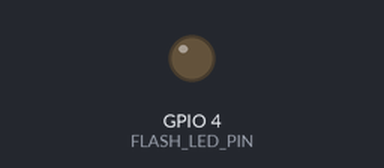
The sketch below on a simulated ESP32. Shown: output pins drawn as LEDs (lit = HIGH). WiFi joins after 1.5 s; servers stay silent unless stated; the camera gives no picture; what the sketch prints to the serial monitor is not drawn.

Above: at 5.2 s.
Timing chart, 0 to 6.7 s (numbered marks = the images above):
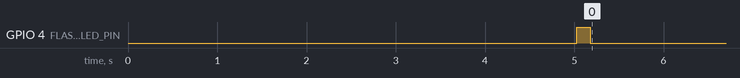

The sketch:

Drowsiness_Detection_CAM.ino
```cpp
/*
 * =====================================================================================
 * Project: IoT-Enabled Advanced Driver Assistance System (ADAS)
 * Module:  Drowsiness Detection Module Firmware
 * Target:  AI-Thinker ESP32-CAM (OV2640)
 * Authors: Abhi Shah, Sahilali Dholkawala, Sanghani Karan
 * Institute: Dharmsinh Desai University (DDU)
 *
 * Description:
 *   Lightweight vision-based driver drowsiness detection running locally on an
 *   ESP32-CAM without heavy AI/ML libraries. Employs a 20-zone (5x4) spatial grid
 *   frame-difference motion detection algorithm on 160x120 (QQVGA) frames. Detects
 *   driver stillness/micro-sleep (> 3.0s cessation of movement) and triggers
 *   cloud alerts with image telemetry to Telegram over HTTPS.
 * =====================================================================================
 */

#include "esp_camera.h"
#include <WiFi.h>
#include <WiFiClientSecure.h>

// =====================================================================================
// AI-THINKER ESP32-CAM PINOUT DEFINITIONS
// =====================================================================================
#define PWDN_GPIO_NUM     32
#define RESET_GPIO_NUM    -1
#define XCLK_GPIO_NUM      0
#define SIOD_GPIO_NUM     26
#define SIOC_GPIO_NUM     27

#define Y9_GPIO_NUM       35
#define Y8_GPIO_NUM       34
#define Y7_GPIO_NUM       39
#define Y6_GPIO_NUM       36
#define Y5_GPIO_NUM       21
#define Y4_GPIO_NUM       19
#define Y3_GPIO_NUM       18
#define Y2_GPIO_NUM        5
#define VSYNC_GPIO_NUM    25
#define HREF_GPIO_NUM     23
#define PCLK_GPIO_NUM     22

#define FLASH_LED_PIN      4   // Onboard high-brightness flash LED

// =====================================================================================
// NETWORK & TELEGRAM BOT CONFIGURATION
// =====================================================================================
const char* WIFI_SSID     = "YOUR_WIFI_SSID";
const char* WIFI_PASSWORD = "YOUR_WIFI_PASSWORD";

#define BOT_TOKEN "YOUR_TELEGRAM_BOT_TOKEN"
#define CHAT_ID   "YOUR_AUTHORIZED_CHAT_ID"

// =====================================================================================
// ALGORITHM HYPERPARAMETERS (20-ZONE FRAME-DIFFERENCE MOTION)
// =====================================================================================
#define FRAME_WIDTH       160
#define FRAME_HEIGHT      120
#define GRID_COLS         5
#define GRID_ROWS         4
#define TOTAL_ZONES       (GRID_COLS * GRID_ROWS) // 20 Spatial Zones

#define ZONE_WIDTH        (FRAME_WIDTH / GRID_COLS)   // 32 px
#define ZONE_HEIGHT       (FRAME_HEIGHT / GRID_ROWS)  // 30 px

const uint8_t MOVEMENT_THRESHOLD = 15;    // Minimum brightness delta to qualify as motion
const uint8_t MIN_ACTIVE_ZONES   = 3;     // Minimum active zones required to reject lighting noise
const unsigned long DROWSY_TIMEOUT_MS = 3000; // Inactivity threshold (3 seconds)

// =====================================================================================
// STATE VARIABLES
// =====================================================================================
uint8_t previousZones[TOTAL_ZONES] = {0};
uint8_t currentZones[TOTAL_ZONES]  = {0};
bool isFirstFrame = true;

unsigned long lastMotionTime = 0;
bool drowsyAlertActive = false;
unsigned long lastAlertSentTime = 0;
const unsigned long ALERT_COOLDOWN_MS = 10000; // 10s debounce between Telegram alerts

// =====================================================================================
// FUNCTION PROTOTYPES
// =====================================================================================
esp_err_t initCamera();
void connectWiFi();
bool analyzeFrameMotion(camera_fb_t* fb);
void sendTelegramDrowsyAlert(camera_fb_t* fb);

// =====================================================================================
// SETUP
// =====================================================================================
void setup() {
  Serial.begin(115200);
  delay(100);

  Serial.println("\n=======================================================");
  Serial.println("  ESP32-CAM Lightweight Drowsiness Detection Module    ");
  Serial.println("=======================================================");

  pinMode(FLASH_LED_PIN, OUTPUT);
  digitalWrite(FLASH_LED_PIN, LOW);

  // Initialize camera hardware
  if (initCamera() != ESP_OK) {
    Serial.println("[Error] OV2640 Camera probe/initialization failed!");
    while (true) {
      // Fast error flash
      digitalWrite(FLASH_LED_PIN, HIGH);
      delay(100);
      digitalWrite(FLASH_LED_PIN, LOW);
      delay(100);
    }
  }
  Serial.println("[Camera] OV2640 Initialized successfully in QQVGA Grayscale mode.");

  // Connect to Wi-Fi
  connectWiFi();

  lastMotionTime = millis();
  Serial.println("[ADAS-CAM] Drowsiness monitoring started.\n");
}

// =====================================================================================
// MAIN LOOP
// =====================================================================================
void loop() {
  // Capture frame from OV2640
  camera_fb_t* fb = esp_camera_fb_get();
  if (!fb) {
    Serial.println("[Camera] Frame buffer capture failed!");
    delay(50);
    return;
  }

  // Analyze spatial zone movement
  bool motionDetected = analyzeFrameMotion(fb);
  unsigned long now = millis();

  if (motionDetected) {
    lastMotionTime = now;
    if (drowsyAlertActive) {
      Serial.println("[Status] Driver movement resumed. Drowsy state cleared.");
      drowsyAlertActive = false;
    }
  } else {
    // Check if motion has ceased for longer than threshold
    if ((now - lastMotionTime >= DROWSY_TIMEOUT_MS) && !drowsyAlertActive) {
      drowsyAlertActive = true;
      Serial.println("=====================================================");
      Serial.println("⚠️ WARNING: DRIVER DROWSINESS / MICRO-SLEEP DETECTED!");
      Serial.println("=====================================================");

      // Flash illumination alert
      digitalWrite(FLASH_LED_PIN, HIGH);
      delay(150);
      digitalWrite(FLASH_LED_PIN, LOW);

      // Transmit cloud notification (with cooldown to prevent spam)
      if (now - lastAlertSentTime >= ALERT_COOLDOWN_MS) {
        lastAlertSentTime = now;
        sendTelegramDrowsyAlert(fb);
      }
    }
  }

  // Release frame buffer memory back to the driver
  esp_camera_fb_return(fb);

  // Yield to allow background RTOS tasks & WiFi stack to execute
  delay(100);
}

// =====================================================================================
// 20-ZONE GRID MOTION ANALYSIS ALGORITHM
// =====================================================================================
bool analyzeFrameMotion(camera_fb_t* fb) {
  // Calculate average brightness for each of the 20 zones
  for (int zoneIdx = 0; zoneIdx < TOTAL_ZONES; zoneIdx++) {
    int col = zoneIdx % GRID_COLS;
    int row = zoneIdx / GRID_COLS;

    int startX = col * ZONE_WIDTH;
    int startY = row * ZONE_HEIGHT;

    unsigned long pixelSum = 0;
    int pixelCount = 0;

    // Subsample pixels within zone for efficiency
    for (int y = startY; y < startY + ZONE_HEIGHT; y += 2) {
      for (int x = startX; x < startX + ZONE_WIDTH; x += 2) {
        int bufferIndex = y * FRAME_WIDTH + x;
        if (bufferIndex < fb->len) {
          pixelSum += fb->buf[bufferIndex];
          pixelCount++;
        }
      }
    }

    currentZones[zoneIdx] = (pixelCount > 0) ? (pixelSum / pixelCount) : 0;
  }

  if (isFirstFrame) {
    memcpy(previousZones, currentZones, sizeof(currentZones));
    isFirstFrame = false;
    return true; // First frame baseline establish
  }

  // Count active zones with brightness difference exceeding threshold
  int activeZones = 0;
  for (int i = 0; i < TOTAL_ZONES; i++) {
    int diff = abs((int)currentZones[i] - (int)previousZones[i]);
    if (diff > MOVEMENT_THRESHOLD) {
      activeZones++;
    }
  }

  // Update history buffer
  memcpy(previousZones, currentZones, sizeof(currentZones));

  // Diagnostic log
  // Serial.printf("[Motion] Active Zones: %d / %d (Threshold >= %d)\n", activeZones, TOTAL_ZONES, MIN_ACTIVE_ZONES);

  return (activeZones >= MIN_ACTIVE_ZONES);
}

// =====================================================================================
// TELEGRAM ALERT TRANSMISSION OVER HTTPS
// =====================================================================================
void sendTelegramDrowsyAlert(camera_fb_t* fb) {
  if (WiFi.status() != WL_CONNECTED) {
    Serial.println("[Telegram] Cannot send alert: WiFi offline.");
    return;
  }

  Serial.println("[Telegram] Sending Drowsiness Emergency Alert to Telegram...");

  WiFiClientSecure client;
  client.setInsecure(); // Bypass certificate verification for embedded memory efficiency

  if (!client.connect("api.telegram.org", 443)) {
    Serial.println("[Telegram] Connection to api.telegram.org failed!");
    return;
  }

  // Compose text alert
  String alertText = "🚨 *EMERGENCY: DRIVER DROWSINESS DETECTED!*\n\n";
  alertText += "• Event: Prolonged driver stillness (>3.0s)\n";
  alertText += "• Action: Visual alarm pulsed; immediate driver check recommended.\n";
  alertText += "• Timestamp: " + String(millis() / 1000) + "s elapsed";

  String url = "/bot" + String(BOT_TOKEN) + "/sendMessage?chat_id=" + String(CHAT_ID) +
               "&text=" + alertText + "&parse_mode=Markdown";

  client.print(String("GET ") + url + " HTTP/1.1\r\n" +
               "Host: api.telegram.org\r\n" +
               "Connection: close\r\n\r\n");

  unsigned long timeout = millis();
  while (client.connected() && millis() - timeout < 3000) {
    if (client.available()) {
      String line = client.readStringUntil('\n');
      if (line.startsWith("HTTP/1.1 200 OK")) {
        Serial.println("[Telegram] Alert delivered successfully!");
        break;
      }
    }
  }
  client.stop();
}

// =====================================================================================
// CAMERA INITIALIZATION CONFIGURATION
// =====================================================================================
esp_err_t initCamera() {
  camera_config_t config;
  config.ledc_channel = LEDC_CHANNEL_0;
  config.ledc_timer   = LEDC_TIMER_0;
  config.pin_d0       = Y2_GPIO_NUM;
  config.pin_d1       = Y3_GPIO_NUM;
  config.pin_d2       = Y4_GPIO_NUM;
  config.pin_d3       = Y5_GPIO_NUM;
  config.pin_d4       = Y6_GPIO_NUM;
  config.pin_d5       = Y7_GPIO_NUM;
  config.pin_d6       = Y8_GPIO_NUM;
  config.pin_d7       = Y9_GPIO_NUM;
  config.pin_xclk     = XCLK_GPIO_NUM;
  config.pin_pclk     = PCLK_GPIO_NUM;
  config.pin_vsync    = VSYNC_GPIO_NUM;
  config.pin_href     = HREF_GPIO_NUM;
  config.pin_sscb_sda = SIOD_GPIO_NUM;
  config.pin_sscb_scl = SIOC_GPIO_NUM;
  config.pin_pwdn     = PWDN_GPIO_NUM;
  config.pin_reset    = RESET_GPIO_NUM;
  config.xclk_freq_hz = 20000000;
  config.pixel_format = PIXFORMAT_GRAYSCALE; // Grayscale for spatial difference computation
  config.frame_size   = FRAMESIZE_QQVGA;     // 160x120 for minimal memory & high FPS
  config.jpeg_quality = 12;
  config.fb_count     = 1;

  esp_err_t err = esp_camera_init(&config);
  return err;
}

// =====================================================================================
// WIFI MANAGEMENT
// =====================================================================================
void connectWiFi() {
  Serial.print("[WiFi] Connecting to ");
  Serial.println(WIFI_SSID);

  WiFi.mode(WIFI_STA);
  WiFi.begin(WIFI_SSID, WIFI_PASSWORD);

  int retries = 0;
  while (WiFi.status() != WL_CONNECTED && retries < 20) {
    delay(500);
    Serial.print(".");
    retries++;
  }

  if (WiFi.status() == WL_CONNECTED) {
    Serial.println("\n[WiFi] Connected! IP: " + WiFi.localIP().toString());
  } else {
    Serial.println("\n[WiFi] Failed to connect. Will continue monitoring offline.");
  }
}
```

Measured:
- by itself, GPIO 4 (FLASH_LED_PIN): LOW → HIGH at 5.0 s, → LOW 0.15 s later
